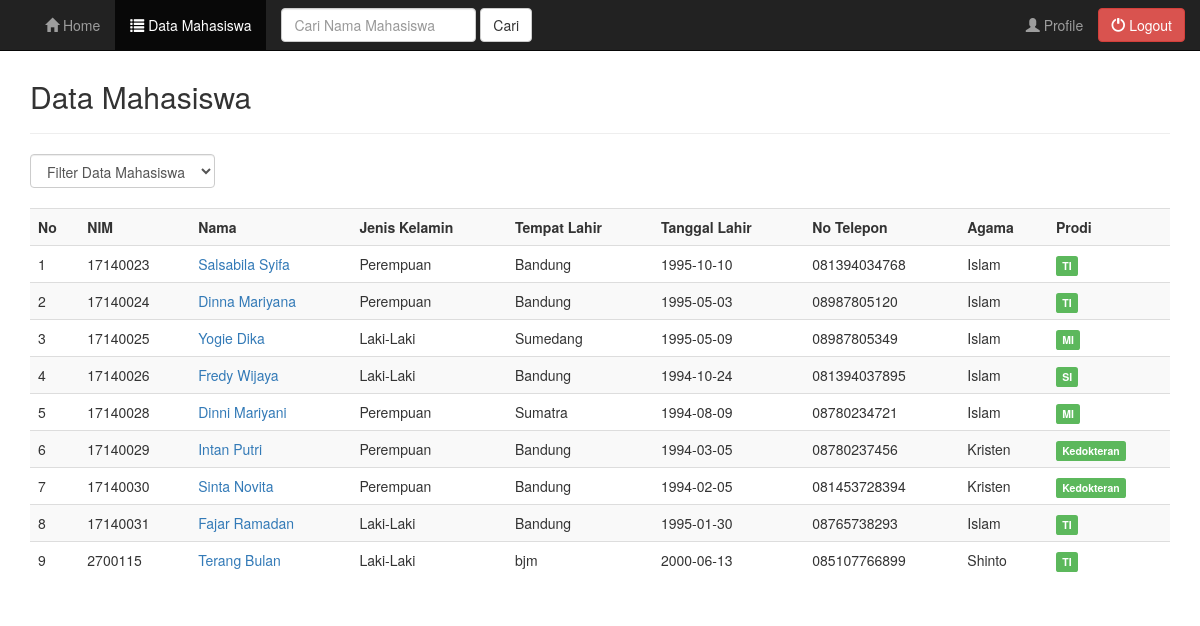
The page /user/data.php (signed in) on the database its author committed.
### tables this page shows
CREATE TABLE `tbl_mahasiswa` (
  `ID` bigint(20) UNSIGNED NOT NULL,
  `username` varchar(20) NOT NULL,
  `password` varchar(32) NOT NULL,
  `level` varchar(30) NOT NULL,
  `nim` varchar(20) NOT NULL,
  `nama` varchar(50) NOT NULL,
  `jenis_kelamin` varchar(20) NOT NULL,
  `tempat_lahir` varchar(30) NOT NULL,
  `tanggal_lahir` date NOT NULL,
  `alamat_asal` varchar(100) NOT NULL,
  `alamat_sekarang` varchar(100) NOT NULL,
  `no_telepon` varchar(13) NOT NULL,
  `email` varchar(30) NOT NULL,
  `agama` varchar(50) NOT NULL,
  `fakultas` varchar(50) NOT NULL,
  `semester` int(11) NOT NULL,
  `kelas` varchar(20) NOT NULL,
  `angkatan` int(11) NOT NULL
);

### user/data.php (the view, shortened to what this page needs)
<?php
include("header.php");
include("../koneksi.php");
?>
	<div class="container">
		<div class="content">
			<h2>Data Mahasiswa</h2>
			<hr />
			<form class="form-inline" method="get">
				<div class="form-group">
					<select name="filter" class="form-control" onchange="form.submit()">
						<option value="0">Filter Data Mahasiswa</option>
						<?php $filter = (isset($_GET['filter']) ? strtolower($_GET['filter']) : NULL);  ?>
					</select>
				</div>
			</form>
			<br />
			<div class="table-responsive">
				<table class="table table-striped table-hover">
					<tr>
						<th>No</th>
						<th>NIM</th>
						<th>Nama</th>
						<th>Jenis Kelamin</th>
						<th>Tempat Lahir</th>
						<th>Tanggal Lahir</th>
						<th>No Telepon</th>
						<th>Agama</th>
						<th>Prodi</th>
					</tr>
					<?php
					if($filter){
						$sql = mysqli_query($koneksi, "SELECT * FROM tbl_mahasiswa WHERE fakultas='$filter' ORDER BY nim ASC");
					}else{
						$sql = mysqli_query($koneksi, "SELECT * FROM tbl_mahasiswa ORDER BY nim ASC");
					}
					if(mysqli_num_rows($sql) == 0){
						echo '<tr><td colspan="14">Data Tidak Ada.</td></tr>';
					}else{
						$no = 1;
						while($row = mysqli_fetch_assoc($sql)){
							echo '
							<tr>
								<td>'.$no.'</td>
								<td>'.$row['nim'].'</td>
								<td><a href="profile_mahasiswa.php?nim='.$row['nim'].'">'.$row['nama'].'</a></td>
								<td>'.$row['jenis_kelamin'].'</td>
								<td>'.$row['tempat_lahir'].'</td>
								<td>'.$row['tanggal_lahir'].'</td>
								<td>'.$row['no_telepon'].'</td>
								<td>'.$row['agama'].'</td>
								<td>';
								if($row['fakultas'] == 'TI'){
									echo '<span class="label label-success">TI</span>';
								}
								else if ($row['fakultas'] == 'MI' ){
									echo '<span class="label label-success">MI</span>';
								}
								else if ($row['fakultas'] == 'SI' ){
									echo '<span class="label label-success">SI</span>';
								}
								else if ($row['fakultas'] == 'Kedokteran' ){
									echo '<span class="label label-success">Kedokteran</span>';
								}
							echo '
								</td>
							</tr>
							';
							$no++;
						}
					}
					?>
				</table>
			</div>
		</div>
	</div>
<?php
include("footer.php");
?>

### style.css (style rules this page uses)
.content { margin-top: 80px; }

### rows shown on the page
tbl_mahasiswa: nim "17140023", nama "Salsabila Syifa", jenis_kelamin "Perempuan", tempat_lahir "Bandung", tanggal_lahir "1995-10-10", no_telepon "081394034768", agama "Islam", fakultas "TI"
tbl_mahasiswa: nim "17140024", nama "Dinna Mariyana", jenis_kelamin "Perempuan", tempat_lahir "Bandung", tanggal_lahir "1995-05-03", no_telepon "08987805120", agama "Islam", fakultas "TI"
tbl_mahasiswa: nim "17140025", nama "Yogie Dika", jenis_kelamin "Laki-Laki", tempat_lahir "Sumedang", tanggal_lahir "1995-05-09", no_telepon "08987805349", agama "Islam", fakultas "MI"
tbl_mahasiswa: nim "17140026", nama "Fredy Wijaya", jenis_kelamin "Laki-Laki", tempat_lahir "Bandung", tanggal_lahir "1994-10-24", no_telepon "081394037895", agama "Islam", fakultas "SI"
tbl_mahasiswa: nim "17140028", nama "Dinni Mariyani", jenis_kelamin "Perempuan", tempat_lahir "Sumatra", tanggal_lahir "1994-08-09", no_telepon "08780234721", agama "Islam", fakultas "MI"
tbl_mahasiswa: nim "17140029", nama "Intan Putri", jenis_kelamin "Perempuan", tempat_lahir "Bandung", tanggal_lahir "1994-03-05", no_telepon "08780237456", agama "Kristen", fakultas "Kedokteran"
tbl_mahasiswa: nim "17140030", nama "Sinta Novita", jenis_kelamin "Perempuan", tempat_lahir "Bandung", tanggal_lahir "1994-02-05", no_telepon "081453728394", agama "Kristen", fakultas "Kedokteran"
tbl_mahasiswa: nim "17140031", nama "Fajar Ramadan", jenis_kelamin "Laki-Laki", tempat_lahir "Bandung", tanggal_lahir "1995-01-30", no_telepon "08765738293", agama "Islam", fakultas "TI"
tbl_mahasiswa: nim "2700115", nama "Terang Bulan", jenis_kelamin "Laki-Laki", tempat_lahir "bjm", tanggal_lahir "2000-06-13", no_telepon "085107766899", agama "Shinto", fakultas "TI"
